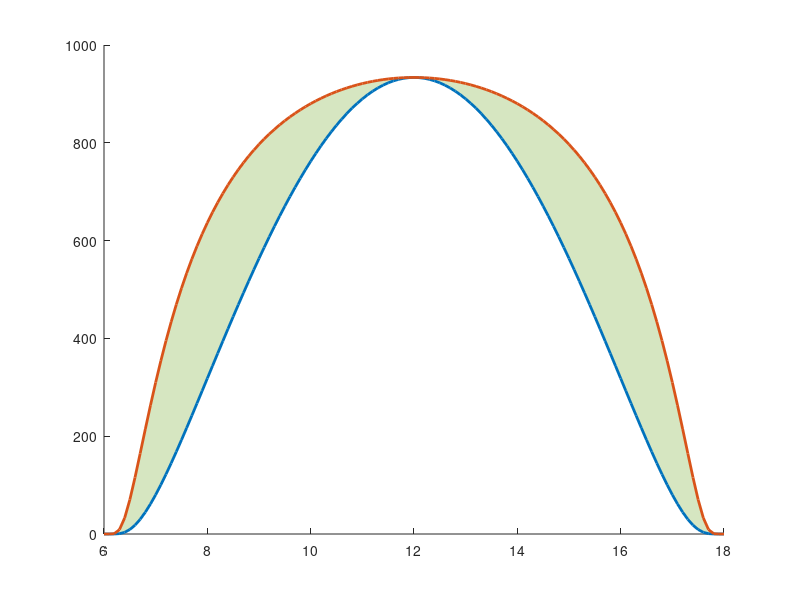

Recreate this plot in MATLAB. (Note: this script raises an error after producing the figure.)
% SOLAR TRACKER: IRRADIANCE COMPARISON
clear; clc; close all;

% 1. Setup Parameters (Bhubaneswar, Spring Equinox)
lat = 20.2961; 
day = 80;      
time_hr = 6:0.1:18; % Higher resolution (every 6 mins) for smoother math

% 2. Calculate Sun Position (Using my exact math)
delta = 23.45 * sind((360/365) * (day - 81));
omega = 15 * (time_hr - 12);
elevation = asind(sind(lat)*sind(delta) + cosd(lat)*cosd(delta).*cosd(omega));

cos_az = (sind(delta) - sind(lat).*sind(elevation)) ./ (cosd(lat).*cosd(elevation));
azimuth = acosd(cos_az);
azimuth(time_hr > 12) = 360 - azimuth(time_hr > 12);

% Prevent negative elevation (sun below horizon) from breaking the physics
elevation(elevation < 0) = 0; 

% 3. Calculate Direct Normal Irradiance (DNI)
% This models the actual power of the sun based on how much atmosphere it passes through.
AM = 1 ./ (sind(elevation) + 0.0001); % Air Mass
DNI = 1367 * (0.7 .^ AM); % W/m^2 (Standard clear-sky model)
DNI(elevation <= 0) = 0;

% 4. CASE 1: Static Solar Panel
% A standard fixed panel is tilted at the local latitude and faces True South (180 deg)
panel_tilt = lat;
panel_azimuth = 180;

% The original geometrical formula for the angle of incidence on a fixed surface
cos_theta_fixed = sind(elevation).*cosd(panel_tilt) + ...
    cosd(elevation).*sind(panel_tilt).*cosd(azimuth - panel_azimuth);
cos_theta_fixed(cos_theta_fixed < 0) = 0; % Ignore if the sun is behind the panel

Irradiance_Fixed = DNI .* cos_theta_fixed;

% 5. CASE 2: Dual-Axis Tracking Panel
% The panel is always perfectly perpendicular to the sun. cos(0) = 1.
Irradiance_Tracking = DNI .* 1;

% 6. Calculate Total Energy & Percentage Increase
% trapz calculates the "area under the curve" to give me total daily energy
Energy_Fixed = trapz(time_hr, Irradiance_Fixed);
Energy_Tracking = trapz(time_hr, Irradiance_Tracking);
Increase_Percent = ((Energy_Tracking - Energy_Fixed) / Energy_Fixed) * 100;

% 7. Plot the Comparison (Dark Mode Formatting)
fig = figure('Color', '#1E1E1E'); % Dark background for the whole window
hold on;

% Fill the area between the curves
fill([time_hr, fliplr(time_hr)], [Irradiance_Tracking, fliplr(Irradiance_Fixed)], ...
     [0.4660 0.6740 0.1880], 'FaceAlpha', 0.3, 'EdgeColor', 'none', 'DisplayName', 'Extra Energy Captured');

% Plot the curves
plot(time_hr, Irradiance_Fixed, 'LineWidth', 2, 'Color', '#0072BD', 'DisplayName', 'Static Panel');
plot(time_hr, Irradiance_Tracking, 'LineWidth', 2, 'Color', '#D95319', 'DisplayName', 'Tracking Panel');

% Axis Formatting
ax = gca;
ax.Color = '#151515'; % Dark inner plot area
ax.XColor = 'w';      % White X-axis text and ticks
ax.YColor = 'w';      % White Y-axis text and ticks
ax.GridColor = 'w';   % White grid lines

% Title and Labels
t = title(sprintf('Daily Solar Energy Comparison (Increase: %.1f%%)', Increase_Percent));
t.Color = 'w';
t.FontSize = 12;

xlabel('Time of Day (Hours)', 'Color', 'w', 'FontSize', 11);
ylabel('Irradiance / Power (W/m^2)', 'Color', 'w', 'FontSize', 11);

% Legend Formatting
lgd = legend('Location', 'south');
lgd.TextColor = 'w';
lgd.Color = 'none';   % Transparent legend background
lgd.Box = 'off';

grid on;
hold off;
